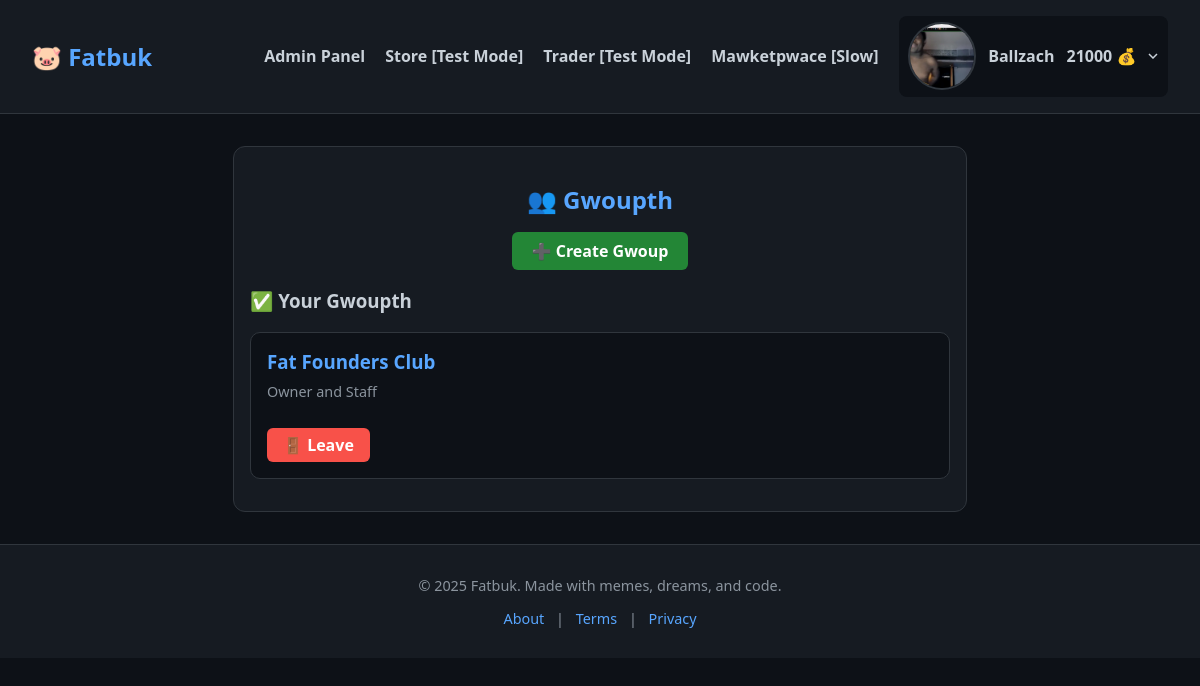
The page /groups (signed in) on the database its author committed.
### fatbuk/app.py (models this page shows)
class User(db.Model):
    id = db.Column(db.Integer, primary_key=True)
    username = db.Column(db.String(50), unique=True, nullable=False)
    email = db.Column(db.String(100), unique=True, nullable=False)
    password = db.Column(db.String(200), nullable=False)
    profile_picture = db.Column(db.String(200), nullable=True)
    fatbucks = db.Column(db.Integer, default=0)
    muted_until = db.Column(db.DateTime, nullable=True)

class Group(db.Model):
    id = db.Column(db.Integer, primary_key=True)
    name = db.Column(db.String(100), unique=True, nullable=False)
    description = db.Column(db.Text, nullable=True)

### fatbuk/app.py (the view)
@app.route("/groups")
def groups():
    if "user_id" not in session:
        return redirect(url_for("auth"))
    user_id = session["user_id"]
    memberships = GroupMember.query.filter_by(user_id=user_id).all()
    joined_groups = [Group.query.get(m.group_id) for m in memberships]
    invites = GroupInvite.query.filter_by(invited_user_id=user_id).all()
    invited_groups = [Group.query.get(i.group_id) for i in invites]
    return render_template(
        "groups.html", groups=joined_groups, invited_groups=invited_groups
    )

### fatbuk/app.py (called while the page is built)
@app.before_request
def update_stripe_key():
    load_dotenv(override=True) # Reload env variables
    stripe.api_key = os.getenv("STRIPE_SECRET_KEY")

@app.context_processor
def inject_user():
    if "user_id" in session:
        return {"user": User.query.get(session["user_id"])}
    return {"user": None}

@app.context_processor
def inject_now():
    return {"now": datetime.utcnow}

### fatbuk/templates/groups.html (shortened to what this page needs)
{% extends "base.html" %}
{% block content %}
<link rel="stylesheet" href="{{ url_for('static', filename='css/groups.css') }}">
<div class="groups-container">
    <h2>👥 Gwoupth</h2>
    <a href="{{ url_for('create_group') }}" class="create-button">➕ Create Gwoup</a>
    <h3>✅ Your Gwoupth</h3>
    <ul class="group-list">
        {% for g in groups %}
        <li class="group-card">
            <h3><a href="{{ url_for('group_detail', group_id=g.id) }}">{{ g.name }}</a></h3>
            <p>{{ g.description }}</p>
            <a href="{{ url_for('leave_group', group_id=g.id) }}" class="leave">🚪 Leave</a>
        </li>
        {% endfor %}
    </ul>
</div>
{% endblock %}

### fatbuk/templates/components/navbar.html (shortened to what this page needs)
<link rel="stylesheet" href="{{ url_for('static', filename='css/navbar.css') }}">
<nav class="navbar">
    <div class="logo">
        <a href="/">🐷 Fatbuk</a>
    </div>
    <ul class="nav-links">
        {% if session.get('user_id') %}
        {% if user.username == "Ballzach" %}
        <li><a href="{{ url_for('admin_panel') }}">Admin Panel</a></li>
        {% endif %}
        <li><a href="/store">Store [Test Mode]</a></li>
        <li><a href="/trader">Trader [Test Mode]</a></li>
        <li><a href="/marketplace">Mawketpwace [Slow]</a></li>
        <li class="dropdown">
            <div class="dropdown-toggle">
                <img src="{{ url_for('static', filename='avatars/' + (user.profile_picture or 'default-avatar.png')) }}"
                    alt="Avatar">
                <span>{{ user.username }}</span>
                <span class="fatbucks">{{ user.fatbucks if user.fatbucks is not none else 0 }} 💰</span>
                <svg class="caret" width="10" height="6" viewBox="0 0 10 6" fill="none">
                    <path d="M1 1L5 5L9 1" stroke="#c9d1d9" stroke-width="1.5" />
                </svg>
            </div>
        </li>
        {% else %}
        <li><a href="/auth">Login</a></li>
        {% endif %}
    </ul>
</nav>

### fatbuk/static/css/base.css (style rules this page uses)
body { margin: 0; font-family: 'Segoe UI', sans-serif; background-color: #0d1117; color: #c9d1d9; scrollbar-width: thin; scrollbar-color: #30363d #0d1117; }
a { color: #58a6ff; text-decoration: none; }

### fatbuk/static/css/navbar.css (style rules this page uses)
.navbar { display: flex; justify-content: space-between; align-items: center; background-color: #161b22; padding: 1rem 2rem; border-bottom: 1px solid #30363d; position: sticky; top: 0; z-index: 100; }
.logo a { font-size: 1.5rem; color: #58a6ff; text-decoration: none; font-weight: bold; }
.nav-links { list-style: none; display: flex; align-items: center; gap: 1.25rem; margin: 0; padding: 0; }
.nav-links a { color: #c9d1d9; text-decoration: none; font-weight: bold; transition: color 0.2s; }
.dropdown { position: relative; }
.dropdown-toggle { display: flex; align-items: center; gap: 0.75rem; cursor: pointer; padding: 0.4rem 0.6rem; background-color: #0d1117; border-radius: 8px; transition: background 0.2s ease; }
.dropdown-toggle img { width: 64px; height: 64px; border-radius: 50%; object-fit: cover; border: 2px solid #30363d; }
.dropdown-toggle span { color: #c9d1d9; font-weight: bold; font-size: 1rem; white-space: nowrap; }
.dropdown-toggle .caret { width: 10px; height: 6px; transition: transform 0.2s ease; }

### fatbuk/static/css/groups.css (style rules this page uses)
.groups-container { max-width: 700px; margin: 2rem auto; padding: 1rem; background-color: #161b22; border: 1px solid #30363d; border-radius: 12px; }
.groups-container h2 { color: #58a6ff; margin-bottom: 1rem; text-align: center; }
.group-list { list-style: none; padding: 0; margin: 0; }
.group-card { background-color: #0d1117; border: 1px solid #30363d; border-radius: 10px; padding: 1rem; margin-bottom: 1rem; }
.group-card h3 { margin: 0; color: #c9d1d9; }
.group-card p { margin-top: 0.5rem; color: #8b949e; font-size: 0.9rem; }
.group-card .join, .group-card .leave { display: inline-block; margin-top: 0.75rem; background-color: #238636; color: white; padding: 0.4rem 1rem; border-radius: 6px; text-decoration: none; font-weight: bold; transition: background-color 0.3s ease; }
.group-card .leave { background-color: #f85149; }
.create-button { display: block; margin: 0 auto 1rem auto; text-align: center; width: fit-content; background-color: #238636; color: white; padding: 0.5rem 1.25rem; border-radius: 6px; font-weight: bold; text-decoration: none; transition: background-color 0.3s ease; }

### rows shown on the page
User: profile_picture (picture), username "Ballzach", fatbucks "21000"
Group: name "Fat Founders Club", description "Owner and Staff"
